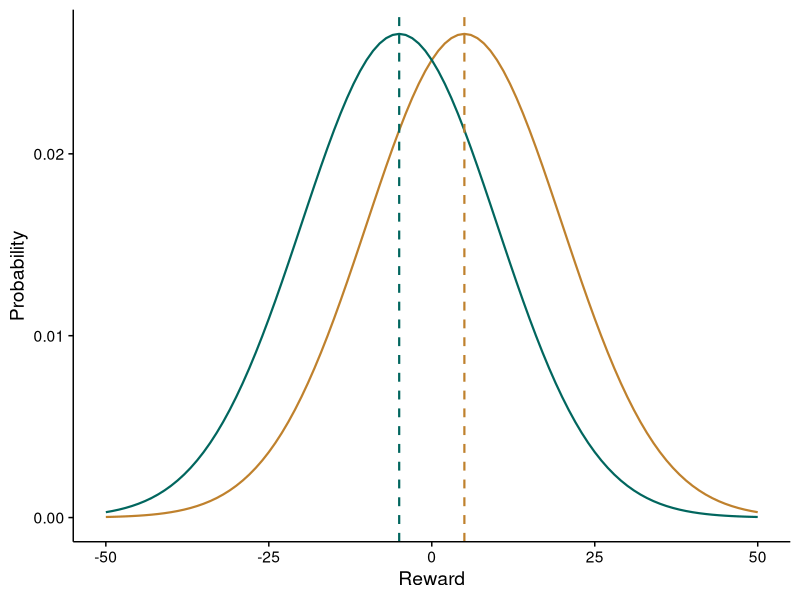
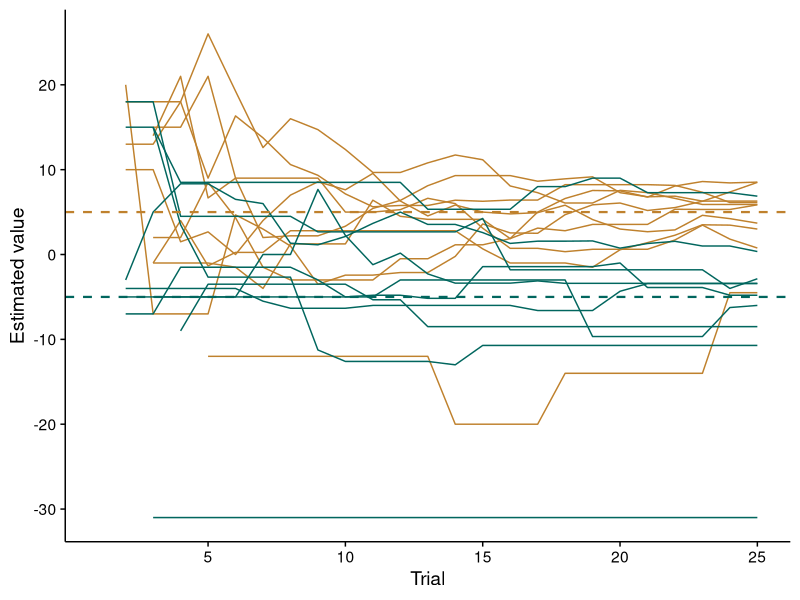
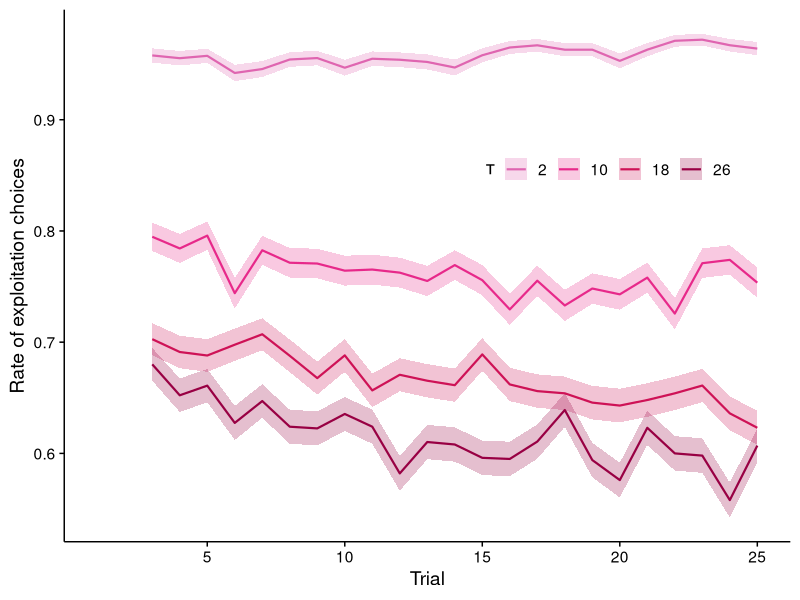
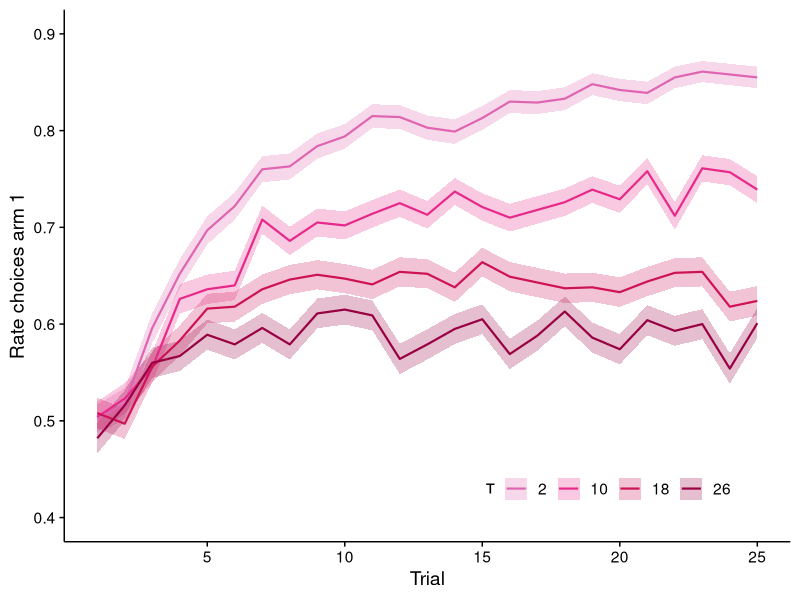
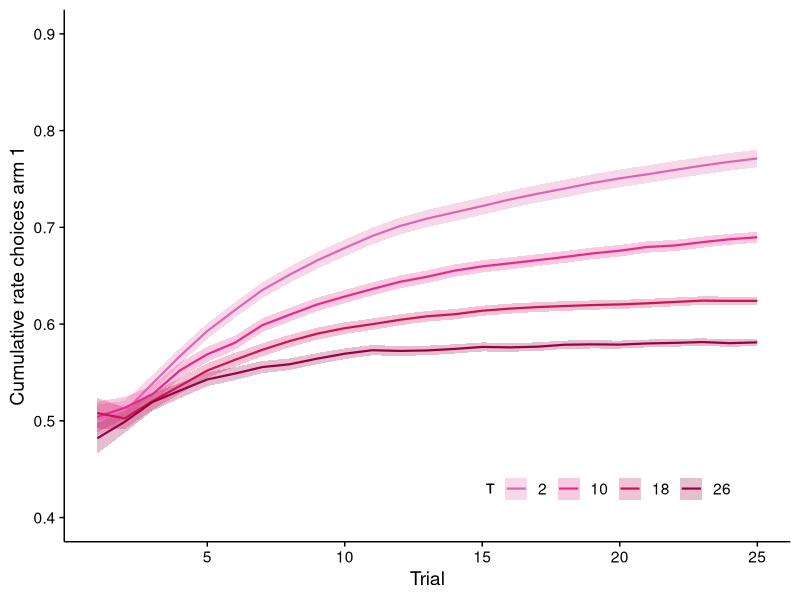
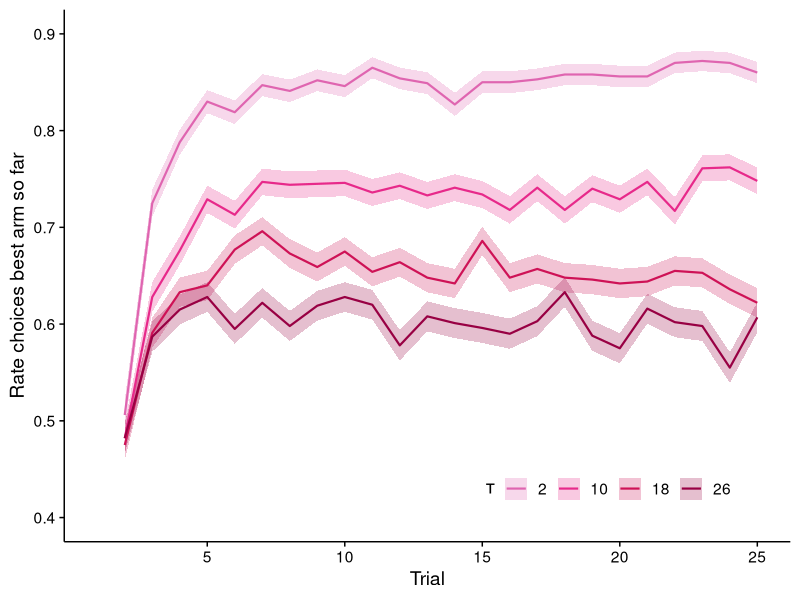
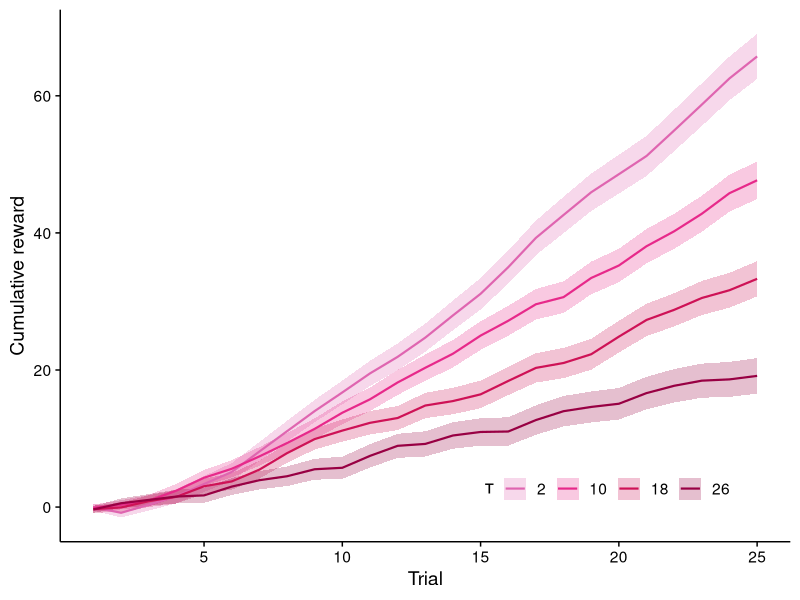
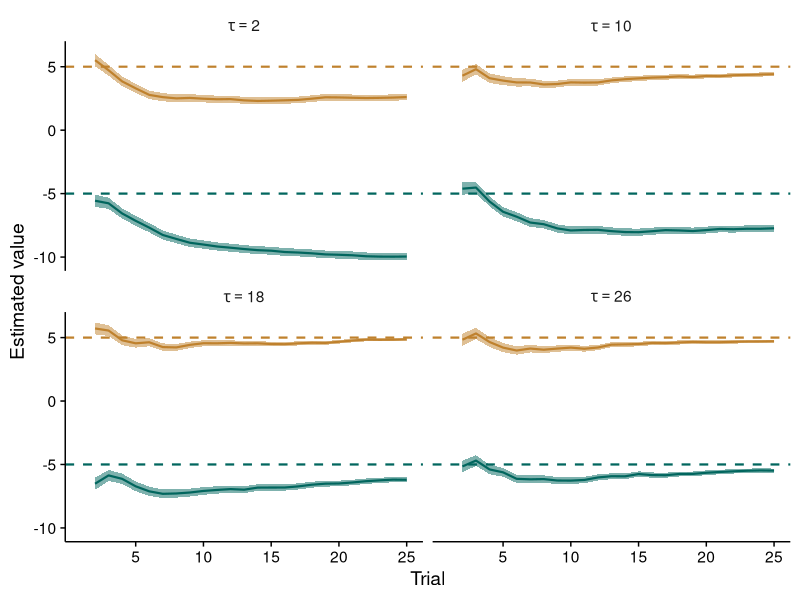

Write the R code that produced these figures, in order.
## ---- chunk 1
knitr::opts_chunk$set(
  warning = FALSE,
  message = FALSE,
  fig.width = 6, 
  fig.height = 4)
## ---- chunk 2
library(tidyverse)
## ---- chunk 3
#set sizes and widths
axeswidth <- 0.5
size_indivline <- 0.5
size_sumline <- 0.75

#create custom theme
theme_set (theme_classic(14) + theme(axis.line.x = element_line(colour = 'black', linewidth=axeswidth, linetype='solid'),
                                     axis.line.y = element_line(colour = 'black', linewidth=axeswidth, linetype='solid'),
                                     axis.ticks = element_line(color="black", linewidth=axeswidth),
                                     axis.text.x = element_text(color="black"),
                                     axis.text.y = element_text(color="black"),
                                     text = element_text(family = "Helvetica")))

#create color palettes
hue_arm1 <-"#bf812d"
hue_arm2 <- "#01665e"
paltau_color <- scale_color_manual(name = expression("\u03C4"),values =  c("#df65b0","#e7298a","#ce1256","#980043") )
paltau_fill <- scale_fill_manual(name = expression("\u03C4"),values =  c("#df65b0","#e7298a","#ce1256","#980043") )

#set scale for plots using trial as x axis
scalex_trials <-  scale_x_continuous(breaks = c(5, 10, 15, 20, 25), labels = c(5, 10, 15, 20, 25))
## ---- chunk 4
set.seed(986)
## ---- chunk 5
#setting mean and SD for each arm's generative distribution
mu_arm1 <- 5 #mean for arm 1
mu_arm2 <- -5 #same for arm 2
sigma_arms <- 15 #SD for both arms

#setting minimum and maximum possible value to be delivered by each arm, corresponding to mean +- 3 SDs
rewcap_up_arm1 <- mu_arm1 + (sigma_arms*3) #upper reward limit for arm 1
rewcap_low_arm1 <- mu_arm1 - (sigma_arms*3) #lower reward limit for arm 1
rewcap_up_arm2 <- mu_arm2 + (sigma_arms*3) #same as above, for arm 2
rewcap_low_arm2 <- mu_arm2 - (sigma_arms*3) #same as above, for arm 2
## ---- chunk 6
#create a function that generates rounded random normal samples with a given mean, sd and minimum and maximum bounds
normsamp_round_bounded <- function(
    mean, #mean
    stddev, #SD
    nsamples, #number of samples to generate
    minval, #minimum value a reward sample can take
    maxval) { #maximum value a reward sample can take
  
  finarr <- NULL #predefining final array so we can append to it
  
  for (g in 1:nsamples){
    
    repeat{ #repeat generating sample as long as it is not within min and max bounds
      cursample <- rnorm(n = 1, mean = mean, sd = stddev) #generate sample
      
      if(cursample >= minval & cursample <= maxval){ #if within bounds, no need to resample
        break
      }}
    
    cursample_rounded <- round(cursample) #round current sample to make it an integer
    finarr <- c(finarr,cursample_rounded) #append current sample to final array
  }
  return(finarr)
} #end of function normsamp_round_bounded
## ---- chunk 7
#generate samples for arm 1 from the specified parameter values
samples_arm1 <- normsamp_round_bounded ( 
    mean = mu_arm1,
    stddev = sigma_arms,
    nsamples = 10,
    minval = rewcap_low_arm1,
    maxval = rewcap_up_arm1)

#print samples 
samples_arm1
## ---- chunk 8
#generate samples for arm 2 from the specified parameter values
samples_arm2 <- normsamp_round_bounded ( 
    mean = mu_arm2,
    stddev = sigma_arms,
    nsamples = 10,
    minval = rewcap_low_arm2,
    maxval = rewcap_up_arm2)

#print samples   
samples_arm2
## ---- chunk 9
mean(samples_arm1)
mean(samples_arm2) 
## ---- chunk 10
#define Gaussians figure
figure_gaussians <- ggplot() +
  geom_function( #create Gaussian function on the fly within ggplot
    data = data.frame(x = c(rewcap_low_arm1, rewcap_up_arm1)), #setting limits for the Gaussian
    aes(x = x), 
    fun = dnorm, #function is normal (Gaussian)
    args = list(mean = mu_arm1, sd = sigma_arms), #using mean and SD for arm 1
    size = size_sumline, color = hue_arm1) +
  geom_function( #same as above but for arm 2
    data = data.frame(x = c(rewcap_low_arm2, rewcap_up_arm2)), 
    aes(x = x), fun = dnorm,
    args = list(mean = mu_arm2, sd = sigma_arms), 
    size = size_sumline, color = hue_arm2) +
  geom_vline(xintercept = mu_arm1, color = hue_arm1, size = size_sumline, linetype = "dashed") + 
  geom_vline(xintercept = mu_arm2, color = hue_arm2, size = size_sumline, linetype = "dashed") +
  xlab("Reward") + 
  ylab("Probability") +
  ylim(0, NA)

#print figure
figure_gaussians
## ---- chunk 11
#create a function that gives us the probability of choosing an arm based on softmax
do_softmax_prob <- function(
    estmu_arm1, #estimated value, mean arm 1
    estmu_arm2, #estimated value, mean arm 2
    tau) { #level of tau
  
  euler <- exp(1) #e
  softmax_prob <- (euler^(estmu_arm1/tau))/((euler^(estmu_arm1/tau))+(euler^(estmu_arm2/tau))) #calculate probability of choosing arm 1
  return(softmax_prob)
  
} #end of function do_softmax_prob
## ---- chunk 12
#create a function that gives us the probability of choosing an arm based on softmax
do_softmax_prob(
    estmu_arm1 = 10, 
    estmu_arm2 = 5,
    tau = 5)
## ---- chunk 13
#create a function that gives us the probability of choosing an arm based on softmax
do_softmax_prob(
    estmu_arm1 = 10, 
    estmu_arm2 = 5,
    tau = 10)
## ---- chunk 14
do_softmax_twoarms <- function(
    nsims, #number of simulations to run within each tau value
    vectau, #vector with values of tau to run simulations with
    ntrialsperblock, #number of trials (choices) per block
    mu_arm1, #mean for arm 1
    mu_arm2, #mean for arm 2
    sigma_arms, #standard deviation shared by both arms
    rewcap_low_arm1, #minimum value reward (outcome) for arm 1 can take
    rewcap_up_arm1, #maximum value reward (outcome) for arm 1 can take
    rewcap_low_arm2, #same, for arm 2
    rewcap_up_arm2) {
  
  euler <- exp(1) #e, so we can use it later
  
  finaldf <- NULL #predefine final data frame so we can append to it
  
  for (g in 1:length(vectau)){
    curtau <- vectau[g] #current tau value
    for (h in 1:nsims){ 
      
      condmet <- 0 #predefining condition met to 0
      while (condmet < 1) { #through while loop, we force mean reward for any simulation to be higher for arm A than for arm B, otherwise we generate reward samples again
        currew_arm1 <- normsamp_round_bounded(
          mean = mu_arm1,
          stddev = sigma_arms, 
          nsamples = ntrialsperblock, 
          minval = rewcap_low_arm1, 
          maxval = rewcap_up_arm1)#generating reward for arm 1, if selected. Samples are within bounds (otherwise resampled) and rounded to nearest integer
        
        currew_arm2 <- normsamp_round_bounded(
          mean = mu_arm2,
          stddev = sigma_arms, 
          nsamples = ntrialsperblock, 
          minval = rewcap_low_arm2, 
          maxval = rewcap_up_arm2)#same, for arm 2
        
        if (mean(currew_arm1) > mean(currew_arm2)) { #if mean reward for arm 1 is higer
          condmet <- 1 #condition is met, so break the while loop
        }
      } #end of while loop
      
      curdf <- tibble( #dataframe for current simulation, some variables we already know, some we preallocate to replace later
        tau = curtau, #tau value
        sim=h, #simulation number
        trial = 1:ntrialsperblock, #trial number
        rew_arm1 = currew_arm1, #reward for that trial if picking arm 1
        rew_arm2 = currew_arm2, #same for arm 2
        estmu_arm1 = NA, #estimated value for arm 1
        estmu_arm2 = NA, #same for arm 2
        exploit_choice = NA, #exploration or exploitation
        choice = NA, #arm choice
        rew_obs = NA) #observed reward
      
      for (i in 1:ntrialsperblock){ 
        
        if (i > 1){ #if there was already a choice for an arm, we can calculate estimated value for that arm
          
          estmu_arm1 <- curdf %>% 
            filter(choice==1 & trial < i) %>% #choose all trials so far where choice was arm 1
            summarise(parobarm = mean(rew_arm1, na.rm = TRUE)) #average reward for those trials
          estmu_arm1 <- estmu_arm1$parobarm #the average calculated above is the estimated value for arm 1
          
          estmu_arm2 <- curdf %>% #same for arm 2
            filter(choice==2 & trial < i) %>% 
            summarise(parobarm = mean(rew_arm2, na.rm = TRUE))
          estmu_arm2 <- estmu_arm2$parobarm
          
          if (is.nan(estmu_arm1) == FALSE){ #assign value to df if it is not a NaN
            curdf$estmu_arm1[i] <- estmu_arm1
          } 
          if (is.nan(estmu_arm2) == FALSE){ #same for arm 2
            curdf$estmu_arm2[i] <- estmu_arm2
          } 
        } #end of value estimation
        
        if (i == 1 || is.na(curdf$estmu_arm1[i]) || is.na(curdf$estmu_arm2[i]) || curdf$estmu_arm1[i] == curdf$estmu_arm2[i]){#first trial, or if estimated probs of both options are the same, or if any option has not been chosen yet
          
          #no representation of either arm value, so make choice based on coin flip
          choice <- sample(c(1,2), size = 1) #flip a coin to choose an option
          curdf$choice[i] <- choice #choosing arm 1 = 1, choosing arm 2 = 2
          
        } else {#if it is not first trial and we have representation of value for both arms, base decision on estimated probability for both arms
          
          soft_prob_arm1 <- (euler^(estmu_arm1/curtau))/((euler^(estmu_arm1/curtau))+(euler^(estmu_arm2/curtau)))#in softmax, probability of choosing arm 1 depends on estimated probability of each arm and tau (temperature) parameter
          
          choice <- rbinom(n = 1, size = 1, prob = (1-soft_prob_arm1))+1#choosing arm 1 (1) or 2 (2)?
          curdf$choice[i] <- choice#choosing arm 1 = 1, choosing arm 2 = 2
          
          if (choice == 1){#arm 1 chosen
            if(curdf$estmu_arm1[i] > curdf$estmu_arm2[i]){#if prob arm 1 higher than arm 2, exploitation took place
              curdf$exploit_choice[i] <- 1
            }else{#exploration took place
              curdf$exploit_choice[i] <- 0
            }
            
          }else{#arm 2 chosen
            if(curdf$estmu_arm1[i] < curdf$estmu_arm2[i]){#if prob arm 2 higher than arm 1, exploitation took place
              curdf$exploit_choice[i] <- 1
            }else{#exploration took place
              curdf$exploit_choice[i] <- 0
            }
          }
          
        } #end not first trial
        
        if (choice == 1){#arm 1 chosen
          curdf$rew_obs[i] <- curdf$rew_arm1[i] #reward is that for arm 1
        }else {#arm 2 chosen
          curdf$rew_obs[i] <- curdf$rew_arm2[i] #reward is that for arm 2
        }
        
      }#end that simulation number within current tau value
      finaldf <- rbind(finaldf,curdf) #append current df to final df
    }#end simulations for current tau value
    
  }#end tau loop
  
  return(finaldf)
} #end of function do_softmax_twoarms
## ---- chunk 15
#define parameter values we have not defined yet
ntrialsperblock <- 25 #number of trials per simulation

#call function
onesimdf <- do_softmax_twoarms (nsims = 10, #running 10 simulations
                                    vectau = 10, #passing a single tau value
                                    ntrialsperblock = ntrialsperblock, #this and all arguments below will be given values we used and assigned to variables earlier
                                    mu_arm1 = mu_arm1,
                                    mu_arm2 =mu_arm2,
                                    sigma_arms = sigma_arms,
                                    rewcap_low_arm1 = rewcap_low_arm1,
                                    rewcap_up_arm1 = rewcap_up_arm1,
                                    rewcap_low_arm2 = rewcap_low_arm2,
                                    rewcap_up_arm2 = rewcap_up_arm2)

#print first rows of tibble
head(onesimdf)
## ---- chunk 16
#summarise tibble to obtain each simulation's rate of choices of arm 1
rate_choicesarm1_persim <- onesimdf %>% 
  group_by(sim) %>% #obtain a data point for each simulation
  mutate (choice_arm1 = ifelse(choice==1,1,0)) %>% #recode variable
  summarise ( choice_arm1 = mean(choice_arm1))

#run t-test where the alternative hypothesis is choice_arm1 > 0.5 (more choices of arm 1 than of arm 2)
t.test(rate_choicesarm1_persim$choice_arm1, mu = 0.5, alternative = "greater") 
## ---- chunk 17
#define figure individual simulations
plot_onesim_estvalues <- ggplot(onesimdf,aes(x=trial)) + 
  geom_line(aes(y=estmu_arm1, group = sim),color=hue_arm1, size = size_indivline) + 
  geom_line(aes(y=estmu_arm2, group = sim),color=hue_arm2, size = size_indivline) + 
  geom_hline(yintercept = mu_arm1, color= hue_arm1, linetype="dashed", size = size_sumline) + 
  geom_hline(yintercept = mu_arm2, color= hue_arm2, linetype="dashed", size = size_sumline) + 
  scalex_trials +
  xlab("Trial") +
  ylab("Estimated value")

#print figure
plot_onesim_estvalues
## ---- chunk 18
nsims <- 1000 #number of simulations per tau value
vectau <- c(2,10,18,26) #vector of taus with which we will run simulations
## ---- chunk 19
# simsdf <- do_softmax_twoarms (nsims = nsims,
#                                     vectau = vectau,
#                                     ntrialsperblock = ntrialsperblock,
#                                     mu_arm1 = mu_arm1,
#                                     mu_arm2 =mu_arm2,
#                                     sigma_arms = sigma_arms,
#                                     rewcap_low_arm1 = rewcap_low_arm1,
#                                     rewcap_up_arm1 = rewcap_up_arm1,
#                                     rewcap_low_arm2 = rewcap_low_arm2,
#                                     rewcap_up_arm2 = rewcap_up_arm2)

#write.csv(simsdf, file = "simsdf.csv", row.names = FALSE) #this will save the simulations into a .csv and replace the original file within the project
## ---- chunk 20
simsdf <- read.csv("simsdf.csv")
## ---- chunk 21
head(simsdf)
## ---- chunk 22
simsdf <- simsdf %>%
  group_by(tau,sim) %>%
  mutate(choice_arm1 = ifelse(choice==1,1,0), #if 1, arm 1 was chosen
         choice_arm2 = ifelse(choice==1,0,1)) %>% 
  mutate(cum_choice_arm1 = cumsum(choice_arm1)/trial, #rate of choices of arm 1 so far within the block
         cumrew=cumsum(rew_obs), #reward so far within that block
         rew_obs_arm1=ifelse(choice==1,rew_obs,NA), #reward experienced on that trial if arm 1 was chosen
         rew_obs_arm2=ifelse(choice==2,rew_obs,NA), #same for arm 2
         cumrew_obs_arm1=cumsum(ifelse(is.na(rew_obs_arm1), 0, rew_obs_arm1)),   #cumulative all rewards given after choosing arm 1 so far within that block, while ignoring NAs
                                cumrew_obs_arm2=cumsum(ifelse(is.na(rew_obs_arm2), 0, rew_obs_arm2)), #same for arm 2
         difrew_obs_arm1min2 = cumrew_obs_arm1 - cumrew_obs_arm2, #difference in observed reward so far arm 1 minus 2
         difrew_obs_arm1min2_lag = lag(difrew_obs_arm1min2), #lag of previous
         choice_bestobsrewarm = ifelse(choice==1 & difrew_obs_arm1min2_lag>0,1,
                                       ifelse(choice==2 & difrew_obs_arm1min2_lag<0,1,0))) #if arm with highest reward so far was chosen on that trial, 1, otherwise 0 (including any choice when reward the same so far for both options, like in trial 1) 
## ---- chunk 23
  sims_sum_df <- simsdf %>%
  group_by(tau,trial) %>% 
  summarise( 
    sd_estmu_arm1 = sd(estmu_arm1, na.rm = TRUE), #calculate SD for our variables, necessary for SE
    sd_estmu_arm2 = sd(estmu_arm2, na.rm = TRUE),
    sd_choice_arm1 = sd(choice_arm1,na.rm=TRUE),
    sd_cum_choice_arm1=sd(cum_choice_arm1,na.rm=TRUE),
    sd_choice_bestobsrewarm=sd(choice_bestobsrewarm,na.rm=TRUE),
    sd_cumrew=sd(cumrew,na.rm=TRUE),
    sd_exploit_choice=sd(exploit_choice,na.rm=TRUE),
    
    estmu_arm1=mean(estmu_arm1,na.rm=TRUE), #calculate mean
            estmu_arm2=mean(estmu_arm2,na.rm=TRUE),
            choice_arm1 = mean(choice_arm1,na.rm=TRUE),
            cum_choice_arm1=mean(cum_choice_arm1,na.rm=TRUE),
            choice_bestobsrewarm=mean(choice_bestobsrewarm,na.rm=TRUE),
            cumrew=mean(cumrew,na.rm=TRUE),
            exploit_choice=mean(exploit_choice,na.rm=TRUE),
    
    n_ocur = n()) %>% #calculate number of occurrences, necessary for SE
  
  mutate(se_estmu_arm1 = sd_estmu_arm1 / sqrt(n_ocur), #calculate SE
         se_estmu_arm2 = sd_estmu_arm2 / sqrt(n_ocur),
         se_choice_arm1 = sd_choice_arm1 / sqrt(n_ocur),
         se_cum_choice_arm1= sd_cum_choice_arm1 / sqrt(n_ocur),
         se_choice_bestobsrewarm = sd_choice_bestobsrewarm / sqrt(n_ocur),
         se_cumrew = sd_cumrew / sqrt(n_ocur),
         se_exploit_choice = sd_exploit_choice / sqrt(n_ocur))
## ---- chunk 24
#define figure of exploitation choices
plot_exploit <- ggplot(sims_sum_df,aes(x=trial)) + 
  geom_ribbon(aes(ymin=exploit_choice - se_exploit_choice, ymax=exploit_choice + se_exploit_choice,fill=as.factor(tau)),alpha = 0.25) +
  geom_line(aes(y=exploit_choice,color=as.factor(tau)),size=size_sumline) +
  #ylim(0.4,0.9) + 
  paltau_color + 
  paltau_fill + 
  scalex_trials +
  xlab("Trial") +
  ylab("Rate of exploitation choices") +
  theme(
    legend.position = c(0.75, 0.7),
    legend.direction = "horizontal")

#print figure
plot_exploit
## ---- chunk 25
#define figure of choices of arm 1
plot_choarm1 <- ggplot(sims_sum_df,aes(x=trial)) +
  geom_ribbon(aes(ymin=choice_arm1 - se_choice_arm1, ymax=choice_arm1 + se_choice_arm1,fill=as.factor(tau)),alpha = 0.25) +
  geom_line(aes(y=choice_arm1,color=as.factor(tau)),size=size_sumline) + 
  ylim(0.4,0.9) + 
  paltau_color + 
  paltau_fill + 
  scalex_trials +
  xlab("Trial") +
  ylab("Rate choices arm 1") +
  theme(
    legend.position = c(0.75, 0.1),
    legend.direction = "horizontal")

#print figure
plot_choarm1
## ---- chunk 26
#define figure of cumulative rate of choices of arm 1
plot_cumchoarm1 <- ggplot(sims_sum_df,aes(x=trial)) +
  geom_ribbon(aes(ymin=cum_choice_arm1 - se_cum_choice_arm1, ymax=cum_choice_arm1 + se_cum_choice_arm1,fill=as.factor(tau)),alpha = 0.25) +
  geom_line(aes(y=cum_choice_arm1,color=as.factor(tau)),size=size_sumline) + 
  xlim(1,25) +
  ylim(0.4,0.9) + 
  paltau_color + 
  paltau_fill + 
  scalex_trials +
  xlab("Trial") +
  ylab("Cumulative rate choices arm 1") +
  theme(
    legend.position = c(0.75, 0.1),
    legend.direction = "horizontal")

#print figure
plot_cumchoarm1
## ---- chunk 27
#define figure of rate choices best arm so far
plot_chobestarmsofar <- ggplot(sims_sum_df,aes(x=trial)) + 
  geom_ribbon(aes(ymin=choice_bestobsrewarm - se_choice_bestobsrewarm, ymax=choice_bestobsrewarm + se_choice_bestobsrewarm,fill=as.factor(tau)),alpha = 0.25) +
  geom_line(aes(y=choice_bestobsrewarm,color=as.factor(tau)),size=size_sumline) +
  ylim(0.4,0.9) + 
  paltau_color + 
  paltau_fill + 
  scalex_trials +
  xlab("Trial") +
  ylab("Rate choices best arm so far") +
  theme(
    legend.position = c(0.75, 0.1),
    legend.direction = "horizontal")

#print figure
plot_chobestarmsofar
## ---- chunk 28
#define figure cumulative reward
plot_cumrew <-ggplot(sims_sum_df,aes(x=trial)) + 
  geom_ribbon(aes(ymin=cumrew - se_cumrew, ymax=cumrew + se_cumrew,fill=as.factor(tau)),alpha = 0.25) +
  geom_line(aes(y=cumrew,color=as.factor(tau)),size=size_sumline) + 
  paltau_color + 
  paltau_fill + 
  scalex_trials +
  xlab("Trial") +
  ylab("Cumulative reward") +
  theme(
    legend.position = c(0.75, 0.1),
    legend.direction = "horizontal")

#print figure
plot_cumrew
## ---- chunk 29
#modify the tau column to create labels
sims_sum_df <- sims_sum_df %>%
  mutate(tau_label = factor(case_when(
    tau == 2 ~ "tau == 2",
    tau == 10 ~ "tau == 10",
    tau == 18 ~ "tau == 18",
    tau == 26 ~ "tau == 26"
  ), levels = c("tau == 2", "tau == 10", "tau == 18", "tau == 26")))

#define figure estimated values
plot_estvalues <- ggplot(sims_sum_df,aes(x=trial)) + 
  geom_ribbon(aes(ymin=estmu_arm1 - se_estmu_arm1, ymax=estmu_arm1 + se_estmu_arm1),fill=hue_arm1,alpha = 0.5) + 
  geom_ribbon(aes(ymin=estmu_arm2 - se_estmu_arm2, ymax=estmu_arm2 + se_estmu_arm2),fill=hue_arm2,alpha = 0.5) + 
  geom_line(aes(y=estmu_arm1),color=hue_arm1, size = size_sumline) + 
  geom_line(aes(y=estmu_arm2),color=hue_arm2, size = size_sumline) + 
  geom_hline(yintercept = mu_arm1, color= hue_arm1, linetype="dashed", size = size_sumline) + 
  geom_hline(yintercept = mu_arm2, color= hue_arm2, linetype="dashed", size = size_sumline) + 
  facet_wrap(~ tau_label, labeller = label_parsed) +
  scalex_trials +
  xlab("Trial") +
  ylab("Estimated value") + 
  theme(strip.background = element_blank(), strip.text.x = element_text(face = "bold"))

#print figure
plot_estvalues
## ---- chunk 30
#make summary df with necessary columns
  armcho_size_df <- simsdf %>%
    group_by(tau,trial) %>% 
  summarise(estmu_arm1 = mean(estmu_arm1,na.rm=TRUE),
            estmu_arm2 = mean(estmu_arm2,na.rm=TRUE),
            n_choice_arm1 = sum(choice_arm1),
            n_choice_arm2 = sum(choice_arm2))

#modify the tau column to create labels
armcho_size_df <- armcho_size_df %>%
  mutate(tau_label = factor(case_when(
    tau == 2 ~ "tau == 2",
    tau == 10 ~ "tau == 10",
    tau == 18 ~ "tau == 18",
    tau == 26 ~ "tau == 26"
  ), levels = c("tau == 2", "tau == 10", "tau == 18", "tau == 26")))

#define figure estimated value with sample size   
plot_estvalues_nsize <- ggplot(armcho_size_df,aes(x=trial)) + 
  geom_point(aes(y=estmu_arm1, size = n_choice_arm1),color=hue_arm1, shape=1, stroke = size_sumline) + 
  geom_point(aes(y=estmu_arm2, size = n_choice_arm2),color=hue_arm2, shape=1, stroke = size_sumline) +
  geom_hline(yintercept = mu_arm1, color= hue_arm1, linetype="dashed", size = size_sumline) + 
  geom_hline(yintercept = mu_arm2, color= hue_arm2, linetype="dashed", size = size_sumline) + 
  scalex_trials +
  ylim(-10, 8) +
  xlab("Trial") +
  ylab("Estimated value") +
  scale_size_continuous(range = c(1, 10)) +
  facet_wrap(~ tau_label, labeller = label_parsed) +
  theme(
    strip.background = element_blank(), 
    strip.text.x = element_text(face = "bold"),
    legend.position = "bottom",
    legend.box = "horizontal"
  ) +
  guides(size = guide_legend(title.position = "left", title.hjust = 0.5, nrow = 1)) +
  labs(size = "Sample Size")

#print figure
plot_estvalues_nsize
## ---- chunk 31
#modify the tau column to create labels
simsdf <- simsdf %>%
  mutate(tau_label = factor(case_when(
    tau == 2 ~ "tau == 2",
    tau == 10 ~ "tau == 10",
    tau == 18 ~ "tau == 18",
    tau == 26 ~ "tau == 26"
  ), levels = c("tau == 2", "tau == 10", "tau == 18", "tau == 26")))

#define figure
plot_valindivsims <- ggplot(simsdf %>% filter(sim<11) ,aes(x=trial, group = sim )) + #selecting only first 10 simulations
 geom_line(aes(y=estmu_arm1),color=hue_arm1, size = size_indivline) + 
geom_line(aes(y=estmu_arm2),color=hue_arm2, size = size_indivline) + 
 geom_hline(yintercept = mu_arm1, color= hue_arm1, linetype="dashed", size = size_sumline) + 
geom_hline(yintercept = mu_arm2, color= hue_arm2, linetype="dashed", size = size_sumline) + 
facet_wrap(~ tau_label, labeller = label_parsed) + 
scalex_trials +
xlab("Trial") +
ylab("Estimated value") + 
theme(strip.background = element_blank(), strip.text.x = element_text(face = "bold"))

#print figure
plot_valindivsims
## ---- chunk 32
#create df for figure
numrep_choices_df <- simsdf %>%
  group_by(tau, sim) %>%
  filter(choice == 2) %>%
  mutate(
    arm2_chosen_again = n() - 1,
    first_rew_arm2 = first(rew_arm2),
    first_rew_arm2_quant = ntile(first_rew_arm2, 20)) %>%
  group_by(tau,first_rew_arm2_quant) %>%
  summarise(
    sd_arm2_chosen_again = sd(arm2_chosen_again,na.rm=TRUE),
    arm2_chosen_again = mean(arm2_chosen_again),
    n_ocur = n()) %>%
  mutate(se_arm2_chosen_again = sd_arm2_chosen_again / sqrt(n_ocur)) %>%
  arrange(tau,first_rew_arm2_quant)

#define figure repeated choices as a function of initial reward
plot_initrew_repchoices <- ggplot(numrep_choices_df, aes(x=first_rew_arm2_quant,y=arm2_chosen_again)) +
  geom_ribbon(aes(ymin=arm2_chosen_again - se_arm2_chosen_again, ymax=arm2_chosen_again + se_arm2_chosen_again,fill=as.factor(tau)),alpha = 0.25) +
  geom_line(aes(color=as.factor(tau)), size = size_sumline) +
  paltau_color + 
  paltau_fill +
  xlab("Reward delivered after first choice of arm 2, quantile") +
  ylab("Times arm 2 is chosen again") +
  theme(
    legend.position = c(0.75, 0.1),
    legend.direction = "horizontal")

#print figure
plot_initrew_repchoices
